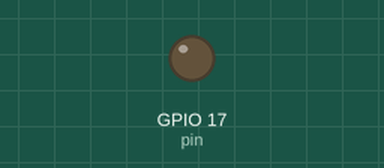
Recording of a program running on a simulated Raspberry Pi (BCM pin numbers). Shown: output pins drawn as LEDs (lit = HIGH). At 1.4 s the program stops and its outputs stay as they are.

Above: at 0.19 s.
Timing chart, 0 to 2.9 s (numbered marks = the images above):
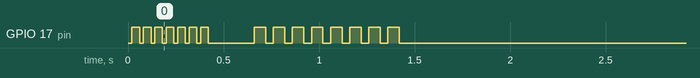

Measured:
- by itself, GPIO 17 (pin): goes 6 × (HIGH 0.04 s, LOW 0.02 s), HIGH 0.04 s, LOW 0.24 s, 7 × (HIGH 0.06 s, LOW 0.04 s), HIGH 0.06 s, then LOW

The program:

f8.py
```python
#!/usr/bin/python
import RPi.GPIO as GPIO
import time

pin = 17
first = 1
gap = 1
second = 1

# F Letter
firstCount = 7
secondCount = 8

firstSleepTimeOn = 0.02
firstSleepTimeOff = 0.04

secondSleepTimeOn = 0.04
secondSleepTimeOff = 0.06

gapSleepTime = 0.2

GPIO.setmode(GPIO.BCM)
GPIO.setup(pin,GPIO.OUT)


if (first == 1):
	for x in xrange(firstCount):
		GPIO.output(pin, GPIO.LOW)
		time.sleep(firstSleepTimeOn);
		GPIO.output(pin, GPIO.HIGH)
		time.sleep(firstSleepTimeOff);

# wait for second string
if (gap==1):
	GPIO.output(pin, GPIO.LOW)
	time.sleep(gapSleepTime);

if (second == 1):
	for x in xrange(secondCount):
		GPIO.output(pin, GPIO.LOW)
		time.sleep(secondSleepTimeOn);
		GPIO.output(pin, GPIO.HIGH)
		time.sleep(secondSleepTimeOff);

GPIO.cleanup()
```
